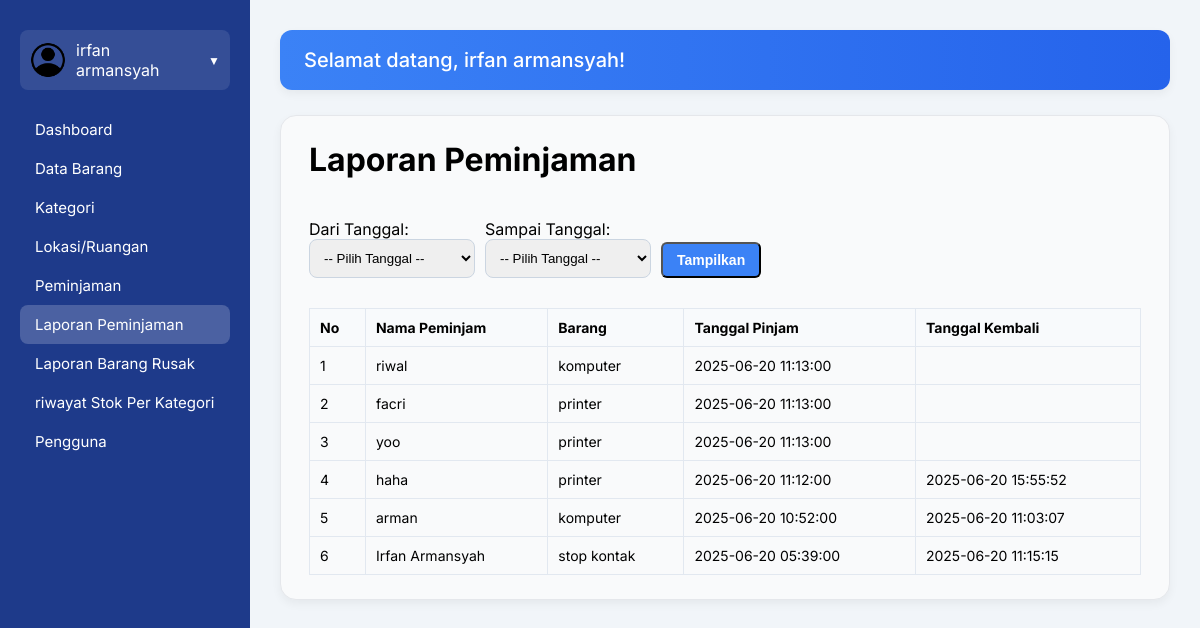
The page /index.php?page=laporan_peminjaman (signed in) on the database its author committed.
### tables this page shows
CREATE TABLE `peminjaman` (
  `id_peminjaman` int(11) NOT NULL,
  `id_barang` int(11) DEFAULT NULL,
  `nama_peminjam` varchar(100) DEFAULT NULL,
  `tgl_pinjam` datetime DEFAULT NULL,
  `tanggal_kembali` datetime DEFAULT NULL,
  `keterangan` text DEFAULT NULL,
  `status` varchar(20) DEFAULT 'Dipinjam'
);

CREATE TABLE `barang` (
  `id_barang` int(11) NOT NULL,
  `nama_barang` varchar(100) DEFAULT NULL,
  `id_kategori` int(11) DEFAULT NULL,
  `id_lokasi` int(11) DEFAULT NULL,
  `kode_barang` varchar(50) DEFAULT NULL,
  `kondisi` enum('Baik','Rusak Ringan','Rusak Berat') DEFAULT 'Baik',
  `jumlah` int(11) DEFAULT 1
);

### laporan_peminjaman.php (the view, shortened to what this page needs)
<?php
include "koneksi.php";
$where = "";
?>
<h1 class="header-title">Laporan Peminjaman</h1><br><br>
<div class="content" style="max-width: 700px; margin-bottom: 20px;">
  <form method="get" style="display: flex; gap: 10px; flex-wrap: wrap;">
    <div>
      <label>Dari Tanggal:</label><br>
      <select name="mulai" required style="padding: 10px; border-radius: 8px; border:1px solid #cbd5e1;">
        <option value="">-- Pilih Tanggal --</option>
      </select>
    </div>
    <div>
      <label>Sampai Tanggal:</label><br>
      <select name="selesai" required style="padding: 10px; border-radius: 8px; border:1px solid #cbd5e1;">
        <option value="">-- Pilih Tanggal --</option>
      </select>
    </div>
    <div style="align-self: end;">
      <button type="submit" class="btn">Tampilkan</button>
    </div>
  </form>
</div>
<div class="content">
  <div class="table-container">
    <table>
      <thead>
        <tr>
          <th>No</th>
          <th>Nama Peminjam</th>
          <th>Barang</th>
          <th>Tanggal Pinjam</th>
          <th>Tanggal Kembali</th>
        </tr>
      </thead>
      <tbody>
        <?php
        $no = 1;
        $data = mysqli_query($conn, "SELECT p.*, b.nama_barang FROM peminjaman p
        LEFT JOIN barang b ON p.id_barang = b.id_barang $where ORDER BY p.tgl_pinjam DESC");
        while ($d = mysqli_fetch_assoc($data)) :
        ?>
          <tr>
            <td><?= $no++ ?></td>
            <td><?= $d['nama_peminjam'] ?></td>
            <td><?= $d['nama_barang'] ?></td>
            <td><?= $d['tgl_pinjam'] ?></td>
            <td><?=$d['tanggal_kembali'] ?> </td>
          </tr>
        <?php endwhile; ?>
      </tbody>
    </table>
  </div>
</div>

### index.php (shortened to what this page needs)
<?php
$page = $_GET['page'] ?? 'dashboard';
?>
<!DOCTYPE html>
<html lang="id">
<head>
</head>
<body>
    <div class="sidebar">
        <div class="user-dropdown">
            <div class="user-toggle" onclick="toggleDropdown()">
                <img src="icon.png" alt="User">
                <span><?= $_SESSION['nama_lengkap'] ?></span>
                <span class="arrow">▼</span>
            </div>
            <br>
        </div>
        <a href="index.php?page=dashboard" class="<?= $page == 'dashboard' ? 'active' : '' ?>"> <span>Dashboard</span></a>
        <a href="index.php?page=barang" class="<?= $page == 'barang' ? 'active' : '' ?>"> <span>Data Barang</span></a>
        <a href="index.php?page=kategori" class="<?= $page == 'kategori' ? 'active' : '' ?>"> <span>Kategori</span></a>
        <a href="index.php?page=lokasi" class="<?= $page == 'lokasi' ? 'active' : '' ?>"> <span>Lokasi/Ruangan</span></a>
        <a href="index.php?page=peminjaman" class="<?= $page == 'peminjaman' ? 'active' : '' ?>"> <span>Peminjaman</span></a>
        <a href="index.php?page=laporan_peminjaman" class="<?= $page == 'laporan_peminjaman' ? 'active' : '' ?>"> <span>Laporan Peminjaman</span></a>
        <a href="index.php?page=laporan_barang_rusak" class="<?= $page == 'laporan_barang_rusak' ? 'active' : '' ?>"> <span>Laporan Barang Rusak</span></a>
        <a href="index.php?page=riwayat" class="<?= $page == 'riwayat' ? 'active' : '' ?>"> <span>riwayat Stok Per Kategori</span></a>
        <a href="index.php?page=users" class="<?= $page == 'users' ? 'active' : '' ?>"> <span>Pengguna</span></a>
    </div>
    <div class="main">
        <div class="welcome-box">
            <h2> Selamat datang, <?= $_SESSION['nama_lengkap'] ?>!</h2>
        </div>
        <div class="content-box">
            <?php
            $pages = [
                'dashboard' => 'dashboard.php',
                'barang' => 'barang.php',
                'kategori' => 'kategori.php',
                'lokasi' => 'lokasi.php',
                'peminjaman' => 'peminjaman.php',
                'pengembalian' => 'pengembalian.php',
                'laporan_peminjaman' => 'laporan_peminjaman.php',
                'laporan_barang_rusak' => 'laporan_barang_rusak.php',
                'riwayat' => 'riwayat_stok_perkategori.php',
                'users' => 'users.php'
            ];
            if (isset($pages[$page])) {
                include $pages[$page];
            } else {
                echo "<p>Halaman tidak ditemukan.</p>";
            }
            ?>
        </div>
    </div>
</body>
</html>

### index.php (style rules this page uses)
* { box-sizing: border-box; margin: 0; padding: 0; }
body { font-family: 'Inter', sans-serif; display: flex; height: 100vh; background-color: #f1f5f9; overflow: hidden; }
.sidebar { width: 250px; background: #1e3a8a; color: #fff; display: flex; flex-direction: column; padding: 30px 20px; }
.sidebar a { text-decoration: none; display: flex; align-items: center; gap: 10px; color: #fff; padding: 10px 15px; border-radius: 8px; font-size: 15px; transition: background 0.25s; }
.sidebar a:hover, .sidebar a.active { background-color: rgba(255, 255, 255, 0.2); }
.main { flex: 1; overflow-y: auto; padding: 30px; }
.content-box { background: #f9fafb; padding: 24px 28px; border-radius: 16px; border: 1px solid #e5e7eb; box-shadow: 0 4px 10px rgba(0, 0, 0, 0.05); transition: all 0.3s ease-in-out; }
table { width: 100%; border-collapse: collapse; margin-top: 10px; }
table th, table td { padding: 10px; border: 1px solid #e2e8f0; font-size: 14px; }
table th { background-color: #f8fafc; text-align: left; }
.btn { display: inline-block; background: #3b82f6; color: white; padding: 8px 14px; border-radius: 6px; text-decoration: none; font-size: 14px; font-weight: 600; margin-top: 10px; }
.welcome-box { background: linear-gradient(90deg, #3b82f6, #2563eb); color: white; padding: 18px 24px; border-radius: 12px; margin-bottom: 25px; box-shadow: 0 4px 10px rgba(0, 0, 0, 0.05); }
.welcome-box h2 { font-size: 20px; font-weight: 500; }
.user-dropdown { position: relative; }
.user-toggle { display: flex; align-items: center; gap: 10px; padding: 10px; border-radius: 8px; background-color: rgba(255, 255, 255, 0.1); cursor: pointer; color: #fff; }
.user-toggle img { width: 36px; height: 36px; border-radius: 50%; object-fit: cover; }
.user-toggle .arrow { font-size: 12px; }

### laporan_peminjaman.php (style rules this page uses)
.table-container { overflow-x: auto; overflow-y: auto; max-height: 500px; max-width: 100%; }

### rows shown on the page
peminjaman: nama_peminjam "riwal", id_barang.nama_barang "komputer", tgl_pinjam "2025-06-20 11:13:00"
peminjaman: nama_peminjam "facri", id_barang.nama_barang "printer", tgl_pinjam "2025-06-20 11:13:00"
peminjaman: nama_peminjam "yoo", id_barang.nama_barang "printer", tgl_pinjam "2025-06-20 11:13:00"
peminjaman: nama_peminjam "haha", id_barang.nama_barang "printer", tgl_pinjam "2025-06-20 11:12:00", tanggal_kembali "2025-06-20 15:55:52"
peminjaman: nama_peminjam "arman", id_barang.nama_barang "komputer", tgl_pinjam "2025-06-20 10:52:00", tanggal_kembali "2025-06-20 11:03:07"
peminjaman: nama_peminjam "Irfan Armansyah", id_barang.nama_barang "stop kontak", tgl_pinjam "2025-06-20 05:39:00", tanggal_kembali "2025-06-20 11:15:15"

### other values the page prints
$_SESSION['nama_lengkap'] "irfan armansyah"
